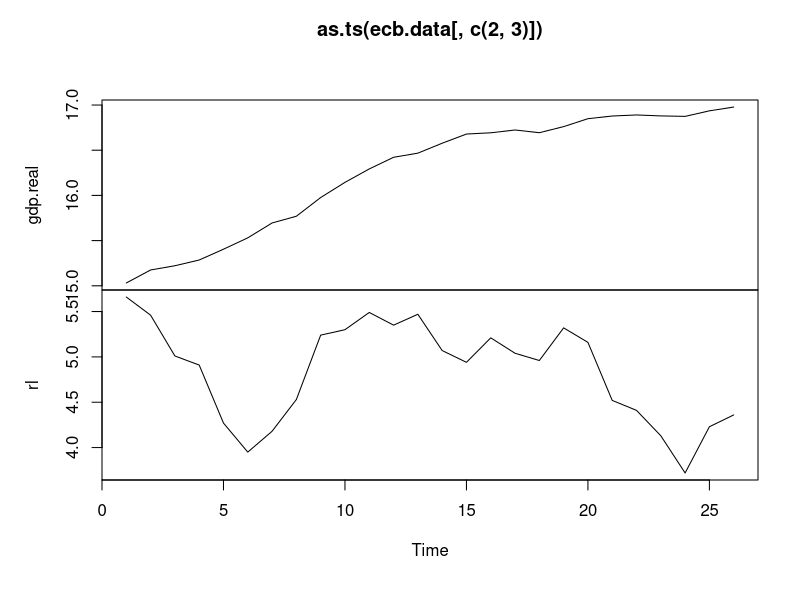

Here is the R script that generated this plot:
library(urca)
data(ecb)
m3.real <- ecb[,"m3"]/ecb[,"gdp.defl"]
gdp.real <- ecb[,"gdp.nom"]/ecb[,"gdp.defl"]
rl <- ecb[,"rl"]
ecb.data <- cbind(m3.real, gdp.real, rl)
m3d.po <- ca.po(ecb.data, type="Pz")
summary(m3d.po)
plot(as.ts(ecb.data[,c(2,3)]))

ecdet = c("none", "const", "trend")
johansen.test = ca.jo(ecb.data[,c(1,2)], type = c("trace"), ecdet = c("const"), K = 2, spec=c("transitory"), season = NULL, dumvar = NULL)

johansen.test@cval 
johansen.test@teststat